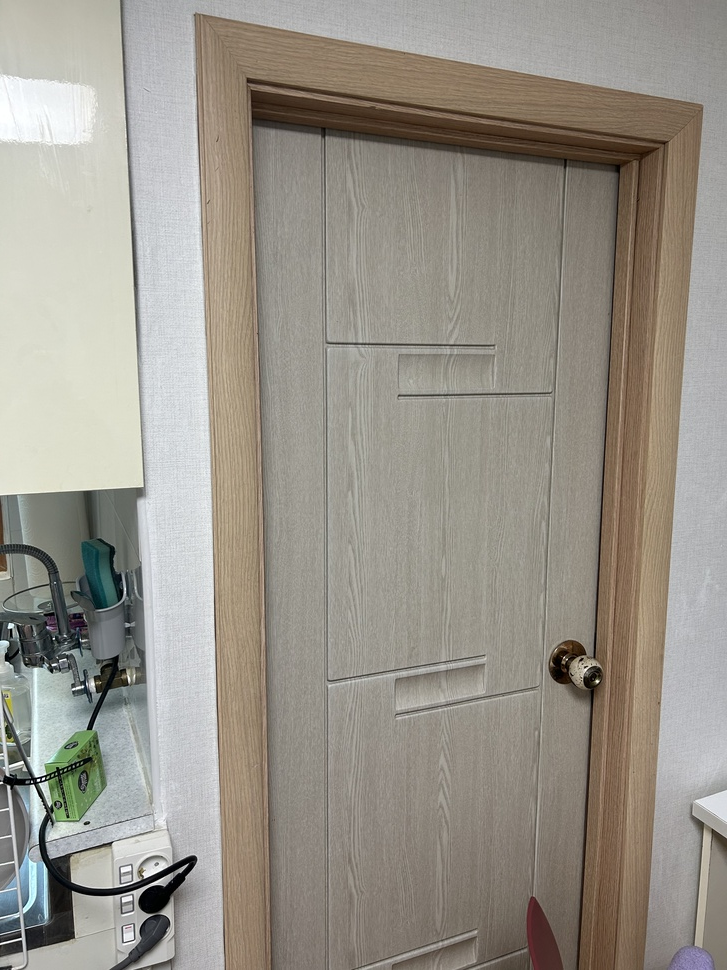
#> input picture images/img1.jpg, 727 x 970 px, shrunk from 3024 x 4032 before the run, found by its file name
$ python Divide_Conquer_Stitcher.py
#> lines starting #> are read from the running program, lines starting #| are printed output that depends on the picture
import cv2
import numpy as np


def get_cosine_alpha_mask(height, width, overlap_width):
    alpha = np.ones((height, width, 3), dtype=np.float32)

    # 겹치는 구간에 대해 코사인 기반 가중치 계산 (1.0 -> 0.0)
    t = np.linspace(0, np.pi, overlap_width)
    cosine_gradient = (np.cos(t) + 1) / 2

    for i in range(overlap_width):
        alpha[:, i] = cosine_gradient[i]

    return alpha


def stitch_two_images(img_left, img_right):
    if img_left is None:
        return img_right
    if img_right is None:
        return img_left

    # 1. 특징점 검출 (SIFT)
    sift = cv2.SIFT_create()
    kp1, des1 = sift.detectAndCompute(img_left, None)
    kp2, des2 = sift.detectAndCompute(img_right, None)

    # 2. 특징점 매칭 (FLANN)
    flann = cv2.FlannBasedMatcher(dict(algorithm=1, trees=5), dict(checks=50))
    matches = flann.knnMatch(des1, des2, k=2)
    good_matches = [m for m, n in matches if m.distance < 0.7 * n.distance]

    # 매칭 실패 시 더 큰 이미지를 반환하거나 원본 유지
    if len(good_matches) < 4:
        return img_left if img_left.shape[1] > img_right.shape[1] else img_right

    # 3. Homography 계산 (RANSAC)
    src_pts = np.float32([kp1[m.queryIdx].pt for m in good_matches]).reshape(-1, 1, 2)
    dst_pts = np.float32([kp2[m.trainIdx].pt for m in good_matches]).reshape(-1, 1, 2)
    H, _ = cv2.findHomography(dst_pts, src_pts, cv2.RANSAC, 5.0)

    # 4. Warping 및 결과 캔버스 생성
    h1, w1 = img_left.shape[:2]
    h2, w2 = img_right.shape[:2]

    # 두 이미지가 합쳐질 넉넉한 크기의 결과창
    warped_right = cv2.warpPerspective(img_right, H, (w1 + w2, h1))

    # 5. 비선형 코사인 블렌딩
    # 겹치는 영역(overlap)을 w1(왼쪽 이미지의 너비) 전체로 설정하여 부드럽게 합성
    overlap_width = w1
    stitched = warped_right.astype(np.float32)

    alpha_mask = get_cosine_alpha_mask(h1, overlap_width, overlap_width)

    # 영역 합치기: (왼쪽 * 가중치) + (오른쪽 * (1-가중치))
    stitched[:, :overlap_width] = img_left.astype(
        np.float32
    ) * alpha_mask + warped_right[:, :overlap_width].astype(np.float32) * (
        1 - alpha_mask
    )

    return np.clip(stitched, 0, 255).astype(np.uint8)


def divide_and_conquer_stitch(image_list):
    n = len(image_list)

    # Base Case
    if n == 1:
        return image_list[0]
    if n == 2:
        return stitch_two_images(image_list[0], image_list[1])

    # Divide: 반으로 나누기
    mid = n // 2
    left_side = divide_and_conquer_stitch(image_list[:mid])
    right_side = divide_and_conquer_stitch(image_list[mid:])

    # Conquer: 합치기
    return stitch_two_images(left_side, right_side)


def main():
    # 이미지 경로 리스트
    image_paths = ["img1.jpg", "img2.jpg", "img3.jpg", "img4.jpg"]
    images = [cv2.imread(p) for p in image_paths]
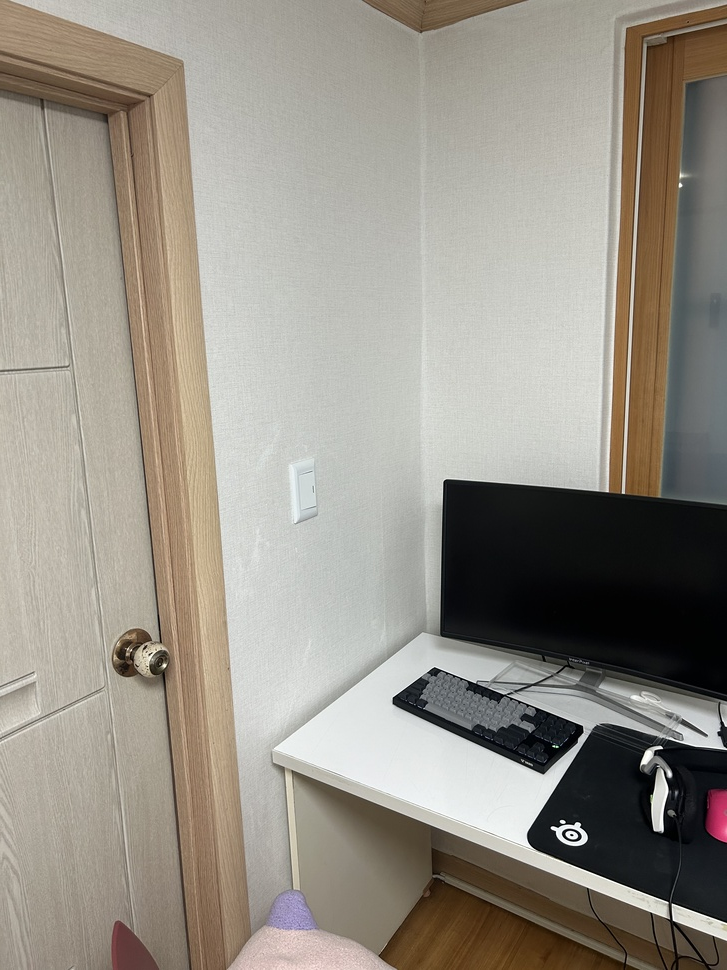
#> input picture images/img2.jpg, 727 x 970 px, shrunk from 3024 x 4032 before the run, found by its file name
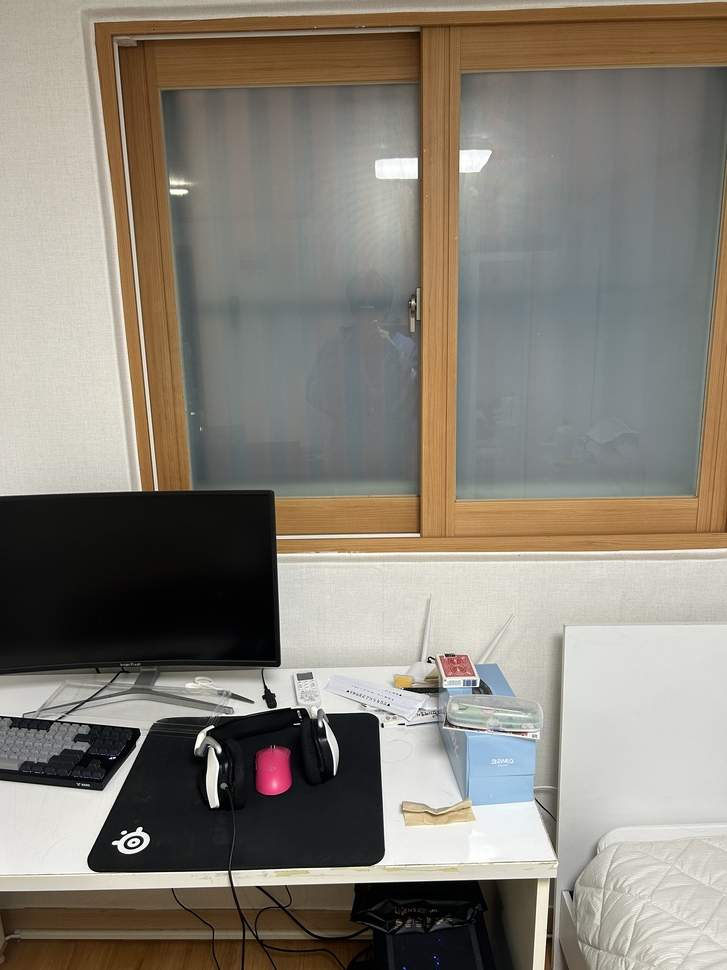
#> input picture images/img3.jpg, 727 x 970 px, shrunk from 3024 x 4032 before the run, found by its file name
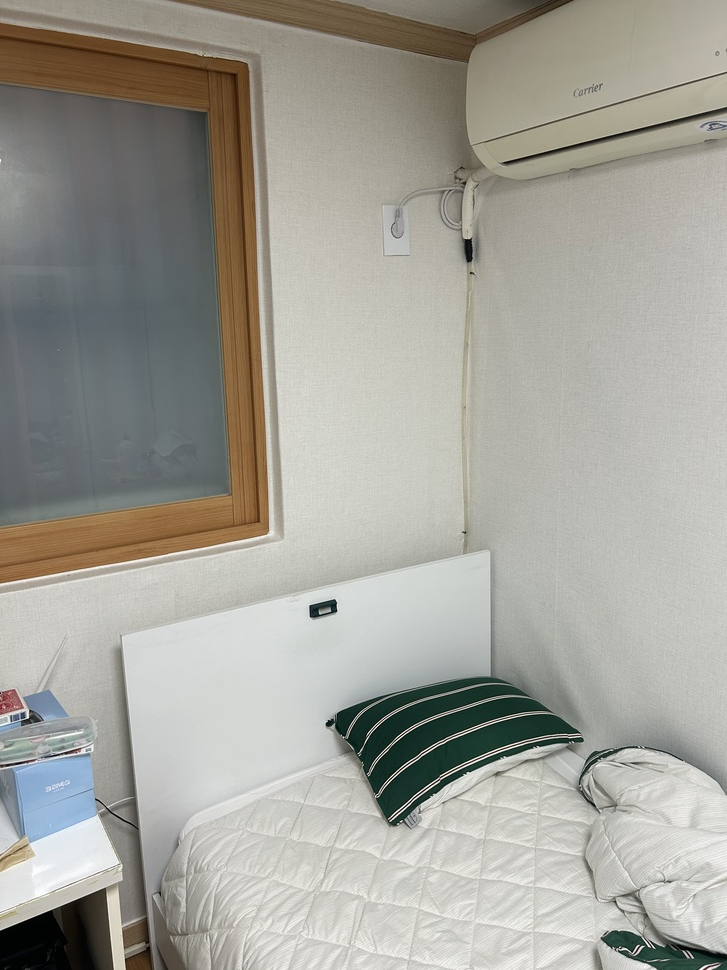
#> input picture images/img4.jpg, 727 x 970 px, shrunk from 3024 x 4032 before the run, found by its file name
#> images = 4 items

    if any(img is None for img in images):
        print("에러: 이미지 파일을 찾을 수 없습니다. 경로를 확인하세요.")
        return

    print(f"총 {len(images)}장의 이미지를 분할 정복 방식으로 합성을 시작합니다...")
#> (printed output is left out)

    # 최종 파노라마 생성
    result = divide_and_conquer_stitch(images)
#> in divide_and_conquer_stitch, `n = len(image_list)`: n = 4
#> in divide_and_conquer_stitch, `mid = n // 2`: mid = 2
#> in stitch_two_images, `kp1, des1 = sift.detectAndCompute(img_left, None)`: kp1 = 936 keypoints; strongest (x, y, size): (38, 780, 1.9), (597, 681, 2.4), (11, 626, 3.9), (41, 781, 1.8)
#> in stitch_two_images, img_left is the input picture: shape (970, 727, 3); mean B, G, R 138.6, 148, 153
#> in stitch_two_images, `kp2, des2 = sift.detectAndCompute(img_right, None)`: kp2 = 517 keypoints; strongest (x, y, size): (553, 828, 2.8), (660, 747, 2.6), (658, 825, 8.6), (164, 665, 2.7)
#> in stitch_two_images, img_right is the input picture: shape (970, 727, 3); mean B, G, R 135.2, 145.2, 150.8
#> in stitch_two_images, `matches = flann.knnMatch(des1, des2, k=2)`: matches = 936 matches
#> in stitch_two_images, `good_matches = [m for m, n in matches if m.distance < 0.7 * n.distance]`: good_matches = 80 matches
#> in stitch_two_images, `src_pts = np.float32([kp1[m.queryIdx].pt for m in good_matches]).resha..`: src_pts = 80 rows, first 8: [28.03, 574.3], [78.01, 589.5], [199.8, 18.98], [216.6, 585.8], [323.6, 131], [326.6, 130.6], [367.1, 103.9], [379.5, 105.9]
#> in stitch_two_images, `dst_pts = np.float32([kp2[m.trainIdx].pt for m in good_matches]).resha..`: dst_pts = 80 rows, first 8: [656.3, 19.15], [421.7, 696.6], [432.5, 849.1], [184.6, 682.2], [41.52, 102.3], [44.91, 102.6], [90.38, 83], [90.38, 83]
#> in stitch_two_images, `H, _ = cv2.findHomography(dst_pts, src_pts, cv2.RANSAC, 5.0)`: H = [[0.432, -0.134, 544.5], [-0.22, 0.839, 80.65], [-0.00067, -8.74e-06, 1]]
#> after the loop in get_cosine_alpha_mask, `for i in range(overlap_width):`:
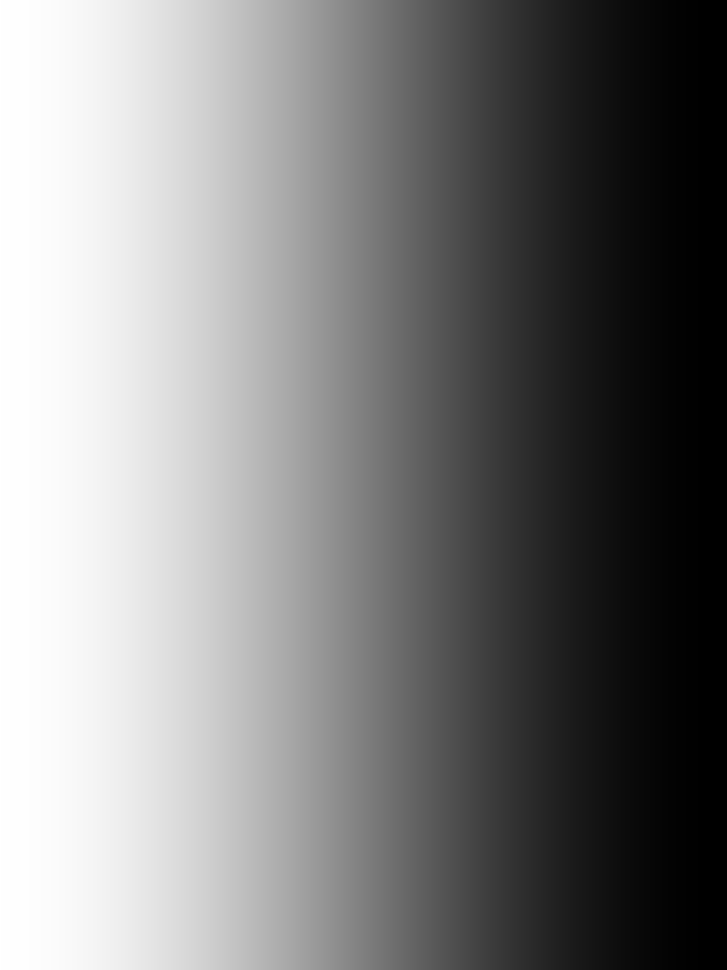
#> alpha: shape (970, 727, 3) float32; min 0, max 1, mean 0.5
#> in stitch_two_images (call 2), `kp1, des1 = sift.detectAndCompute(img_left, None)`: kp1 = 690 keypoints; strongest (x, y, size): (212, 727, 2.2), (382, 726, 2.1), (114, 843, 2.8), (219, 750, 3.3)
#> in stitch_two_images, img_left is the input picture: shape (970, 727, 3); mean B, G, R 118.7, 129.3, 135.2
#> in stitch_two_images (call 2), `kp2, des2 = sift.detectAndCompute(img_right, None)`: kp2 = 472 keypoints; strongest (x, y, size): (642, 947, 1.8), (66, 753, 2), (329, 724, 4.2), (624, 949, 2.1)
#> in stitch_two_images, img_right is the input picture: shape (970, 727, 3); mean B, G, R 152.9, 160.8, 162.1
#> in stitch_two_images (call 2), `matches = flann.knnMatch(des1, des2, k=2)`: matches = 690 matches
#> in stitch_two_images (call 2), `good_matches = [m for m, n in matches if m.distance < 0.7 * n.distance]`: good_matches = 51 matches
#> in stitch_two_images (call 2), `src_pts = np.float32([kp1[m.queryIdx].pt for m in good_matches]).resha..`: src_pts = 51 rows, first 8: [123.1, 20.1], [190.3, 18.39], [265.2, 875.1], [277, 663.6], [298.1, 563.9], [307.1, 871.7], [406, 824.5], [409.6, 334]
#> in stitch_two_images (call 2), `dst_pts = np.float32([kp2[m.trainIdx].pt for m in good_matches]).resha..`: dst_pts = 51 rows, first 8: [185.1, 50.48], [185.1, 50.48], [419.6, 812.1], [252.9, 518.7], [123.9, 572], [40.21, 891.5], [252.9, 518.7], [117.2, 807]
#> in stitch_two_images (call 2), `H, _ = cv2.findHomography(dst_pts, src_pts, cv2.RANSAC, 5.0)`: H = [[0.844, 0.0129, 461.8], [0.148, 1.05, -52.46], [-0.000202, 5.25e-05, 1]]
#> in stitch_two_images (call 2), `stitched[:, :overlap_width] = img_left.astype( np.float32 ) * alpha_ma..`:
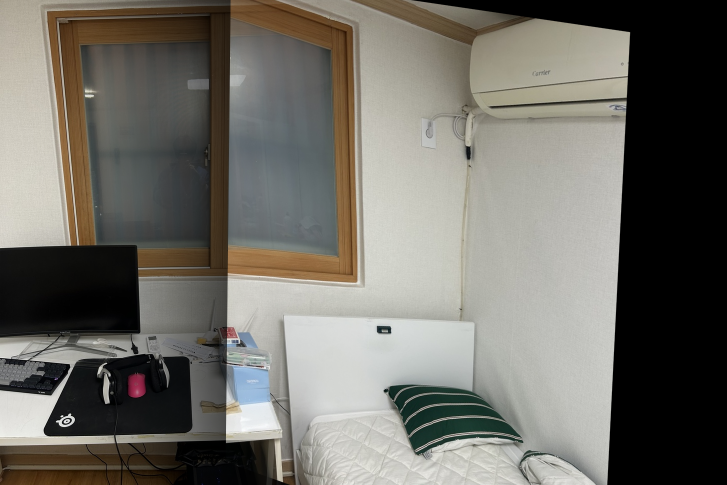
#> stitched: shape (970, 1454, 3) float32 (shown at 1/2 size); mean B, G, R 103.3, 110.3, 112.7
#> in stitch_two_images (call 3), `kp1, des1 = sift.detectAndCompute(img_left, None)`: kp1 = 1179 keypoints; strongest (x, y, size): (38, 780, 1.9), (11, 626, 3.9), (8, 787, 2.5), (41, 781, 1.8)
#> in stitch_two_images (call 3), `kp2, des2 = sift.detectAndCompute(img_right, None)`: kp2 = 893 keypoints; strongest (x, y, size): (114, 843, 2.8), (212, 727, 2.2), (759, 659, 10), (140, 829, 3)
#> in stitch_two_images (call 3), `matches = flann.knnMatch(des1, des2, k=2)`: matches = 1179 matches
#> in stitch_two_images (call 3), `good_matches = [m for m, n in matches if m.distance < 0.7 * n.distance]`: good_matches = 52 matches
#> in stitch_two_images (call 3), `src_pts = np.float32([kp1[m.queryIdx].pt for m in good_matches]).resha..`: src_pts = 52 rows, first 8: [87.16, 827.2], [88.48, 822.6], [437.5, 892], [441.8, 888.7], [479, 520.4], [506.1, 338.2], [508, 693.2], [535.1, 123.6]
#> in stitch_two_images (call 3), `dst_pts = np.float32([kp2[m.trainIdx].pt for m in good_matches]).resha..`: dst_pts = 52 rows, first 8: [767.3, 644.6], [777.4, 658.5], [1205.2, 115.3], [1205.2, 115.3], [456.1, 615], [456.1, 615], [468.5, 728.5], [450.9, 811.5]
#> in stitch_two_images (call 3), `H, _ = cv2.findHomography(dst_pts, src_pts, cv2.RANSAC, 5.0)`: H = [[-0.0759, 0.138, 1100.4], [-0.525, 1.72, -223.4], [-0.00174, 0.000373, 1]]
#> call 3 of get_cosine_alpha_mask, with height = 970, width = 1454, overlap_width = 1454
#> after the loop in get_cosine_alpha_mask (call 3), `for i in range(overlap_width):`:
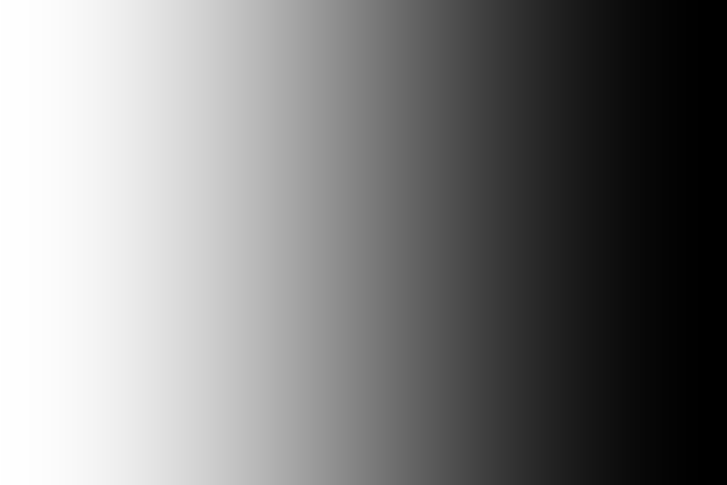
#> alpha: shape (970, 1454, 3) float32 (shown at 1/2 size); min 0, max 1, mean 0.5
#> in stitch_two_images (call 3), `stitched[:, :overlap_width] = img_left.astype( np.float32 ) * alpha_ma..`:
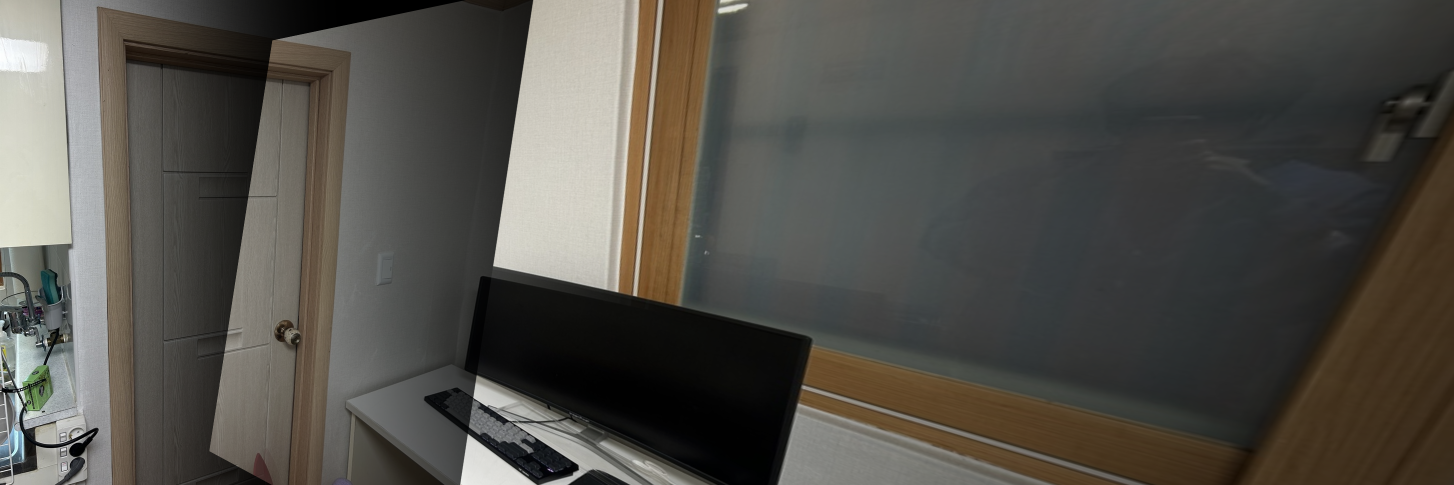
#> stitched: shape (970, 2908, 3) float32 (shown at 1/2 size); mean of channels 0, 1, 2 74, 79.9, 82.3; drawn as B, G, R

    # 결과 출력 및 저장
    cv2.imshow("D&C Cosine Panorama", result)
    cv2.imwrite("final_panorama.jpg", result)
    print("합성 완료: final_panorama.jpg로 저장되었습니다.")
    cv2.waitKey(0)
    cv2.destroyAllWindows()


if __name__ == "__main__":
    main()
